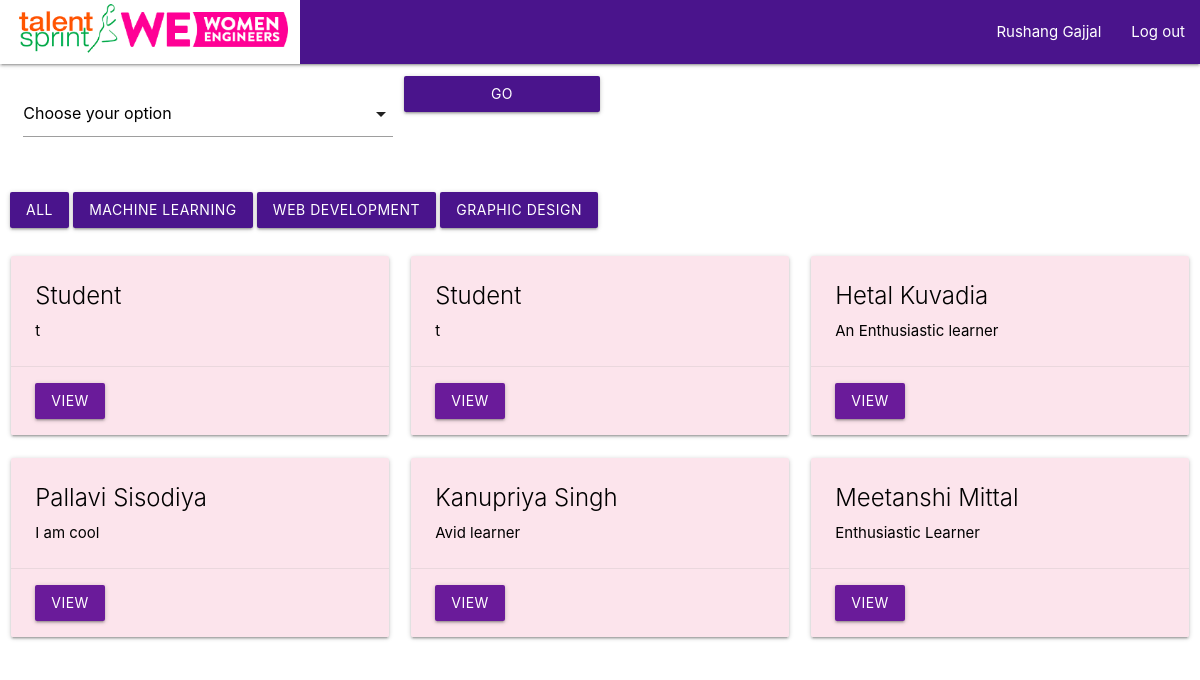
Page /company_dashboard/ (signed in) on the committed database.
### we_app/models.py (models this page shows)
class Student_profile(models.Model):
    full_name = models.CharField(max_length = 100,default = 'Student')
    email_id = models.CharField(max_length = 100,default = 'NA')
    about = models.CharField(max_length = 500)
    qualification = models.CharField(max_length = 50)
    tag_line = models.CharField(max_length = 200, default = qualification)
    resume = models.FileField(null = True, blank = True,upload_to = 'Resume')
    first_interest = models.CharField(max_length = 50 , default = None)
    second_interest = models.CharField(max_length = 50, default = None)
    third_interest = models.CharField(max_length = 50, default = None)
    fourth_interest = models.CharField(max_length = 50, default = None)
    github_link = models.CharField(max_length = 100,default = None)
    gitlab_link = models.CharField(max_length = 100, default = None)
    linkdIn_link = models.CharField(max_length = 100, default = None)
    Other = models.CharField(max_length = 100, default = None)

### we_app/views.py (the view)
# urls.py: path('company_dashboard/',views.company_dashboard),
def company_dashboard(request, field = None):
    context = {'username' : request.session['name'], 'student' : [],'fields' :[]}
    FIELDS = getStudentsInterests()
    context['fields'] = []
    for f in FIELDS :
        context['fields'].append(f)
    if request.method == 'GET' and field == None:
        if request.session['name'] == "" :
            return redirect(login)
        else :
            context['username'] = request.session['name']
            STUDENTS = fetchStudents(request,'all')
            context['students'] = []
            for student in STUDENTS :
                context['students'].append(student)
            return render(request, 'company_dashboard.html',context)
    else :
        STUDENTS = fetchStudents(request,field)
        context['students'] = []
        for student in STUDENTS :
            context['students'].append(student)
        return render(request, 'company_dashboard.html',context)

### we_app/views.py (called while the page is built, shortened)
def fetchStudents(request , field) :
    STUDENTS = []
    students = Student_profile.objects.all()
    for student in students :
        STUDENT = {}
        STUDENT = student.__dict__
        try :
            fs = Faculty_Student.objects.filter(student_name = STUDENT['full_name'])
            FACULTY_STUDENT = fs[0].__dict__
            STUDENT.update(FACULTY_STUDENT)
        except :
            pass
        STUDENTS.append(STUDENT)
    if field == 'all' or field == None:
        return STUDENTS

def getStudentsInterests():
    fields = fields_of_interests.objects.all()
    field = []
    for f in fields :
        field.append(f.fields)
    return field

### we_app/templates/company_dashboard.html (shortened to what this page needs)
{% load staticfiles %}
<!DOCTYPE html>
<html lang="en">
<head>
    <link rel="stylesheet" type="text/css" href="https://cdnjs.cloudflare.com/ajax/libs/materialize/1.0.0/css/materialize.min.css">
    {% load static %}
</head>
<body>
        <nav>
                <div class="nav-wrapper" style ="background: #4a148c ">
                  <a href="/company_dashboard/" class="brand-logo"> <img  src="{% static 'assets/WE.png' %}"  height="64" width="300"> </a>
                  <ul id="nav-mobile" class="right hide-on-med-and-down">
                      <li><a href="/company_dashboard/">{{ username }}</a></li>
                      <li><form action = 'Post'> {% csrf_token %} <a href="/logout/">Log out</a></form></li>
                  </ul>
                </div>
        </nav>
        <div class = "row" style = "padding :1%;">
            <div class="input-field col s4">
              </div>
              <button class=" col s2 purple darken-4 btn " style="text-align:center" onclick = "search();" id="go" >Go</button>
            </div>
        <div class = "row" style=" margin-left : 10px; margin-top:20px;">
                <a class=" purple darken-4 btn" href="all" id="all">All</a>
                <a class=" purple darken-4 btn" href="Machine Learning" id="Machine Learning">Machine Learning</a>
                <a class=" purple darken-4 btn" href="Web Development" id="Web Development">Web Development</a>
                <a class=" purple darken-4 btn" href="Graphic Design" id="Graphic Design">Graphic Design</a>
    </div>
        <div class="row">
        {% for student in students %}
                <div class = "student">
                    <div class=" col s4"  data-toggle="modal" >
                        <div class="card pink lighten-5 black-text" >
                            <div class="card-content black-text" >
                                <span class="card-title">{{student.full_name}}</span>
                                {{student.tag_line}}
                            </div>
                            <div class="card-action">
                                <a class=" purple darken-3 btn modal-trigger" href="#{{student.full_name}}">View</a>
                            </div>
                        </div>
                    </div>
                </div>
        {% endfor %}
        </div>
    </body>
</html>

### rows in the picture
Student_profile: full_name "Hetal Kuvadia", tag_line "An Enthusiastic learner"
Student_profile: full_name "Pallavi Sisodiya", tag_line "I am cool"
Student_profile: full_name "Kanupriya Singh", tag_line "Avid learner"
Student_profile: full_name "Meetanshi Mittal", tag_line "Enthusiastic Learner"

### other values in the picture
{{ username }} "Rushang Gajjal"
{{ student.full_name }} "Student" "Student"
{{ student.tag_line }} "t" "t"
